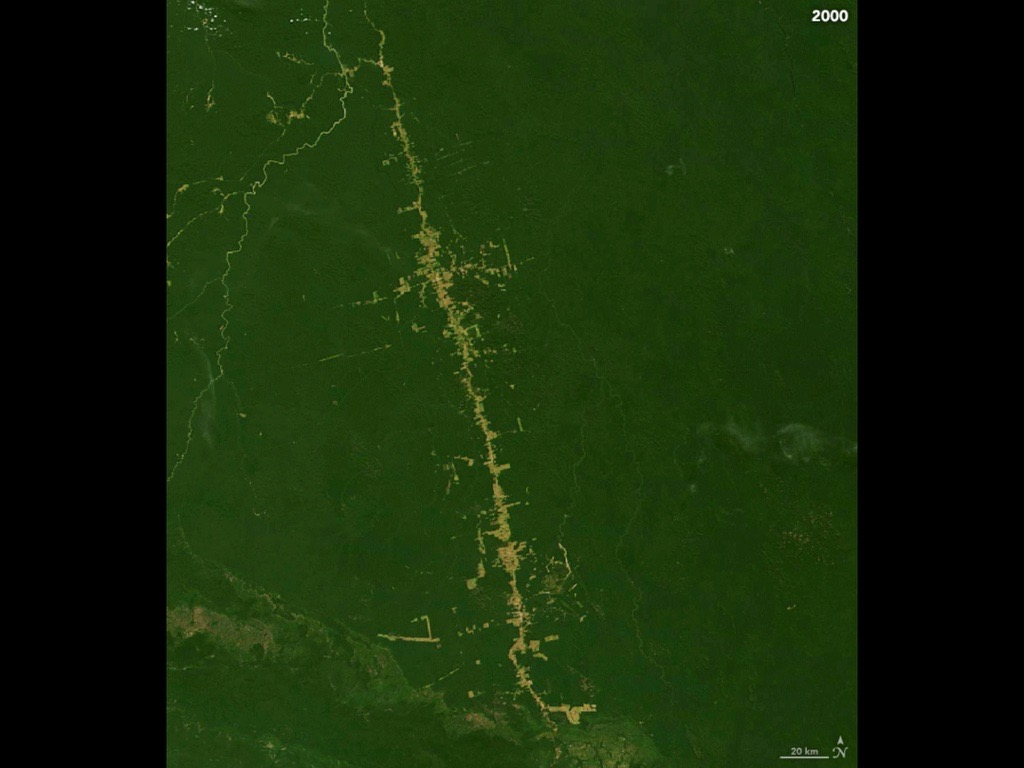
#> input picture deforestation_ama1/photo/2000.png, 1024 x 768 px, found by its file name; its folder holds only this picture in this run
$ python A7__C1__D2.py
#> lines starting #> are read from the running program, lines starting #| are printed output that depends on the picture; after the words box and inside, x2 and y2 are one past the last pixel; in counts of white or black regions, pixels touching at a corner belong together
import os
import cv2
import numpy as np


#traitement depuis les images de base
def process_images_in_folder(input_folder, output_folder,lower_green,upper_green):
    # Create the output folders if they don't exist
    os.makedirs(output_folder, exist_ok=True)

    # Get a list of all image files in the input folder
    image_files = [f for f in os.listdir(input_folder) if f.endswith(('.jpg', '.png', '.jpeg', '.bmp', '.PNG'))]

    for image_file in image_files:
        # Load the image
        image_path = os.path.join(input_folder, image_file)
        image = cv2.imread(image_path)
#> image is the input picture: shape (768, 1024, 3); mean B, G, R 9.2, 41.9, 22.7
        if image is None:
            print(f"Failed to read {image_file}. Skipping...")
            continue

        print(f"Processing {image_file}...")

        # Convertir l'image en format HSV (teinte, saturation, valeur)
        hsv_image = cv2.cvtColor(image, cv2.COLOR_BGR2HSV)
#> hsv_image: shape (768, 1024, 3); mean H, S, V 33.1, 138.9, 41.9

        # Définir la plage de couleurs verte que vous souhaitez détecter
        lower_green = np.array(lower_green)
        upper_green = np.array(upper_green)

        # Créer un masque pour les pixels verts dans la plage spécifiée
        mask = cv2.inRange(hsv_image, lower_green, upper_green)
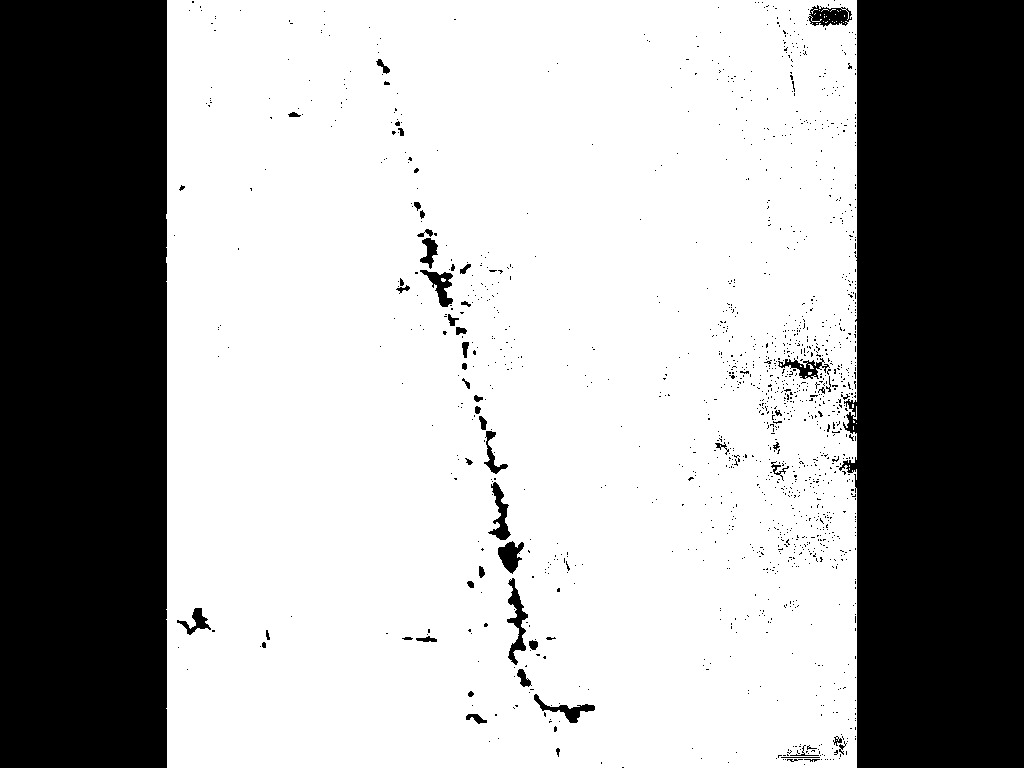
#> mask: shape (768, 1024); 66.1% white; 1443 black regions (1386 under 20 px), largest, box (x1, y1, x2, y2) and area: (839, 0, 1024, 768) 128669, (0, 0, 167, 768) 128240, (507, 578, 528, 665) 688

        # Appliquer le masque à l'image d'origine
        result = cv2.bitwise_and(image, image, mask=mask)

        # Convert to grayscale
        gray = cv2.cvtColor(image, cv2.COLOR_BGR2GRAY)
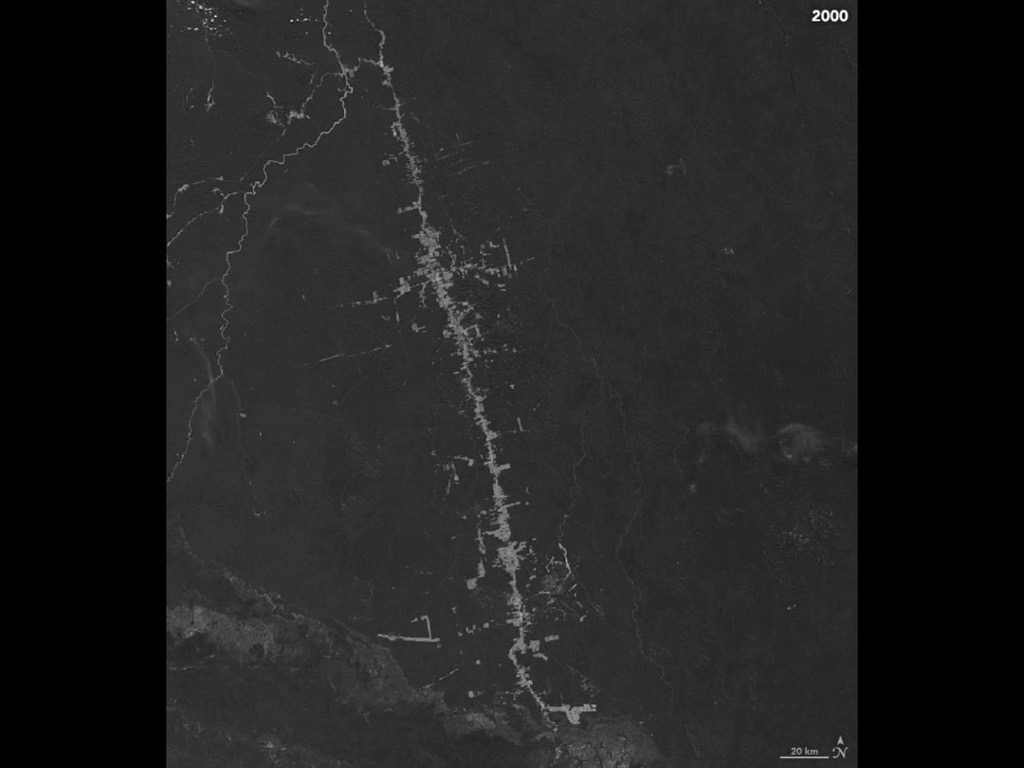
#> gray: shape (768, 1024); min 0, max 254, mean 32.4

        # Save the grayscale image
        output_path = os.path.join(output_folder, image_file)
        os.makedirs(output_path, exist_ok=True)
        cv2.imwrite(os.path.join(output_path, "gray_image.png"), gray)

        # Apply Gaussian blur
        blurred = cv2.GaussianBlur(gray, (5, 5), 0)

        # Apply Canny edge detection with different thresholds
        large = cv2.Canny(blurred, 10, 200)
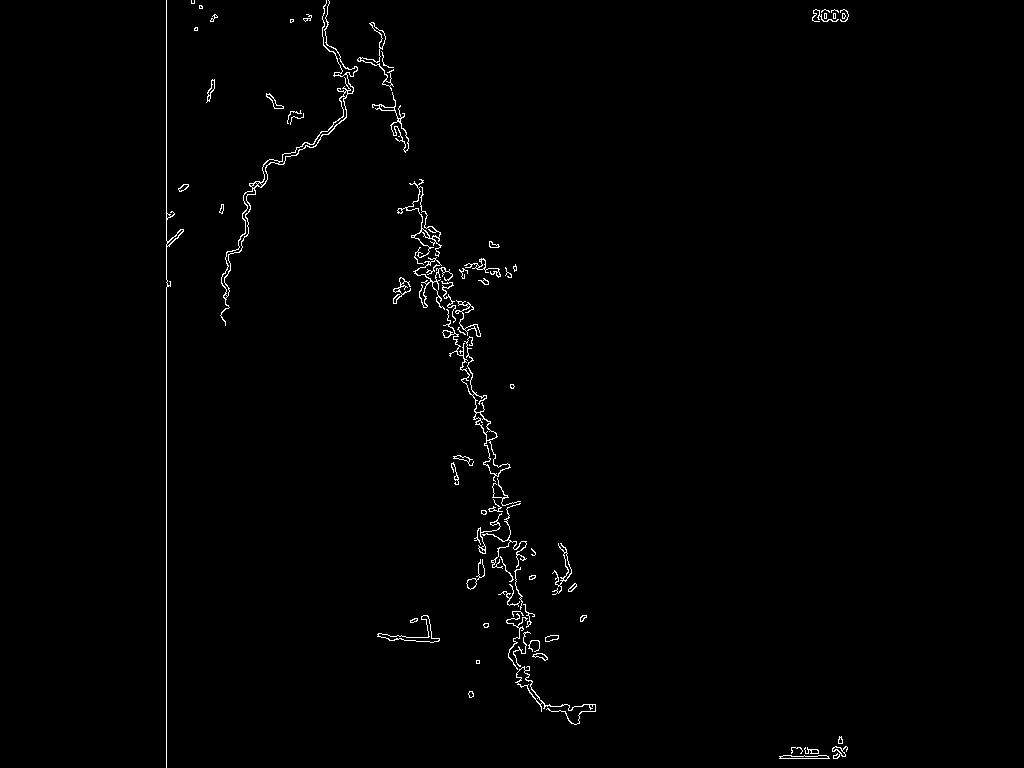
#> large: shape (768, 1024); 0.95% white in thin lines or dots, all inside (x1, y1, x2, y2) = (166, 0, 849, 768)
        medium = cv2.Canny(blurred, 30, 150)
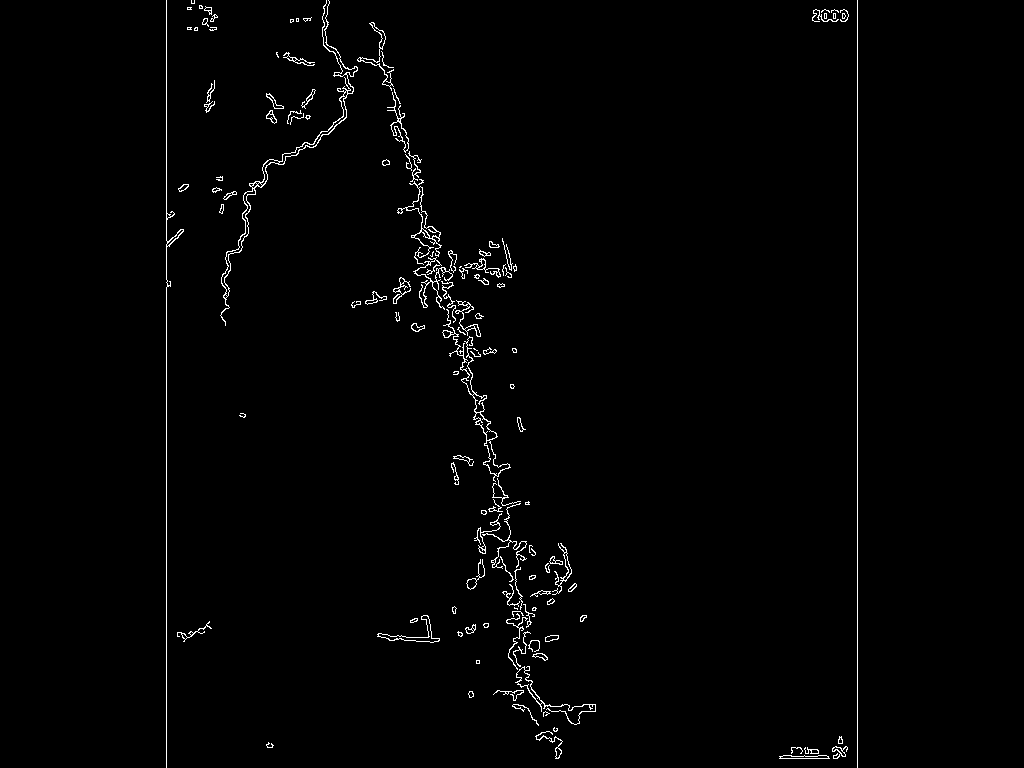
#> medium: shape (768, 1024); 1.3% white in thin lines or dots, all inside (x1, y1, x2, y2) = (166, 0, 858, 768)
        narrow = cv2.Canny(blurred, 240, 250)
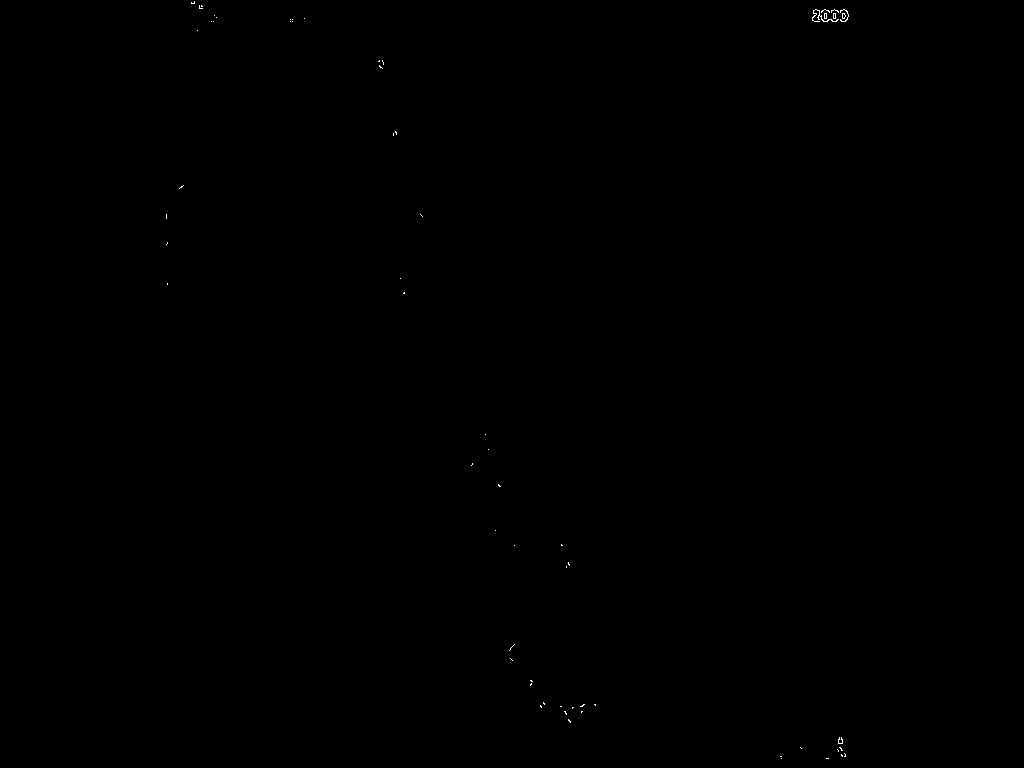
#> narrow: shape (768, 1024); 0.05% white in thin lines or dots, all inside (x1, y1, x2, y2) = (166, 1, 849, 759)

        # Save the processed images in the output folder
        cv2.imwrite(os.path.join(output_path, "large_canny.png"), large)
        cv2.imwrite(os.path.join(output_path, "medium_canny.png"), medium)
        cv2.imwrite(os.path.join(output_path, "narrow_canny.png"), narrow)
        cv2.imwrite(os.path.join(output_path, "Green_and_Black.png"), result)

        print(f"Processed {image_file} and saved the results in {output_path}")

#Fonction pour le canny avec dilation et érosion
# Fonction pour détecter les contours blancs et remplir les zones après une érosion et une dilatation plus douces
def detecter_contours_et_remplir(image_path):
    image = cv2.imread(image_path)
    if image is None:
        return

    # Conversion en niveaux de gris
    image_gray = cv2.cvtColor(image, cv2.COLOR_BGR2GRAY)

    # Détection des contours blancs
    _, thresh = cv2.threshold(image_gray, 200, 255, cv2.THRESH_BINARY)

    # Dilatation
    kernel = np.ones((3, 3), np.uint8)

    thresh = cv2.dilate(thresh, kernel, iterations=5)

    # Érosion pour fermer les zones (moins agressivement)
    thresh = cv2.erode(thresh, kernel, iterations=5)


    # Trouver les contours
    contours, _ = cv2.findContours(thresh, cv2.RETR_EXTERNAL, cv2.CHAIN_APPROX_SIMPLE)

    # Créer une image vide pour le remplissage
    filled_image = np.zeros_like(image)

    # Remplir les contours en blanc
    cv2.drawContours(filled_image, contours, -1, (255, 255, 255), thickness=cv2.FILLED)

    # Enregistrement de l'image modifiée
    output_path = image_path.replace('medium_canny.png', 'filled.png')
    cv2.imwrite(output_path, filled_image)


if __name__ == "__main__":
    input_folder = r"C:\Users\bauma\OneDrive\Bureau\esirem_dijon\traitement\projet\photo"
    output_folder = r"C:\Users\bauma\OneDrive\Bureau\esirem_dijon\traitement\projet\seuillage"

    ######
    #Partie traitement image de base avec les couleurs
    # Plage de couleurs verte en format HSV (teinte, saturation, valeur)
    lower_green = [35, 50, 50]  # Plage inférieure (vert)
    upper_green = [85, 255, 255]  # Plage supérieure (vert)
    process_images_in_folder(input_folder, output_folder,lower_green,upper_green)
    ######

    ######
    # Répertoire racine contenant les sous-dossiers d'images
    repertoire_racine = r"C:\Users\bauma\OneDrive\Bureau\esirem_dijon\traitement\projet\seuillage"

    #DILATION et érosion pour tout les image medium canny qui sont pour le meilleur rendu
    # Parcourez les sous-dossiers et recherchez "medium_canny.png"
    for dossier, sous_dossiers, fichiers in os.walk(repertoire_racine):
        for fichier in fichiers:
            if fichier == 'medium_canny.png':
                chemin_image = os.path.join(dossier, fichier)
                detecter_contours_et_remplir(chemin_image)
                print(f"Contours détectés, fermés et remplis pour {chemin_image}")
